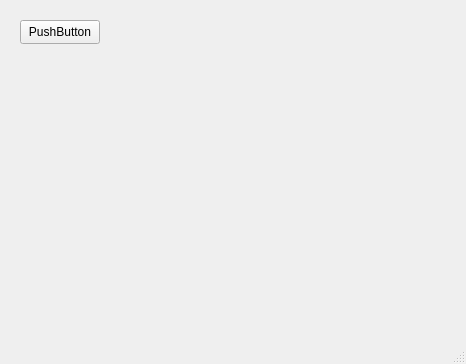
<?xml version="1.0" encoding="UTF-8"?>
<ui version="4.0">
 <class>MainWindow</class>
 <widget class="QMainWindow" name="MainWindow">
  <property name="geometry">
   <rect>
    <x>0</x>
    <y>0</y>
    <width>466</width>
    <height>364</height>
   </rect>
  </property>
  <property name="windowTitle">
   <string>MainWindow</string>
  </property>
  <widget class="QWidget" name="centralwidget">
   <widget class="QPushButton" name="pushButton">
    <property name="geometry">
     <rect>
      <x>20</x>
      <y>20</y>
      <width>80</width>
      <height>24</height>
     </rect>
    </property>
    <property name="text">
     <string>PushButton</string>
    </property>
   </widget>
  </widget>
  <widget class="QMenuBar" name="menubar">
   <property name="geometry">
    <rect>
     <x>0</x>
     <y>0</y>
     <width>466</width>
     <height>21</height>
    </rect>
   </property>
  </widget>
  <widget class="QStatusBar" name="statusbar"/>
 </widget>
 <resources/>
 <connections/>
</ui>
